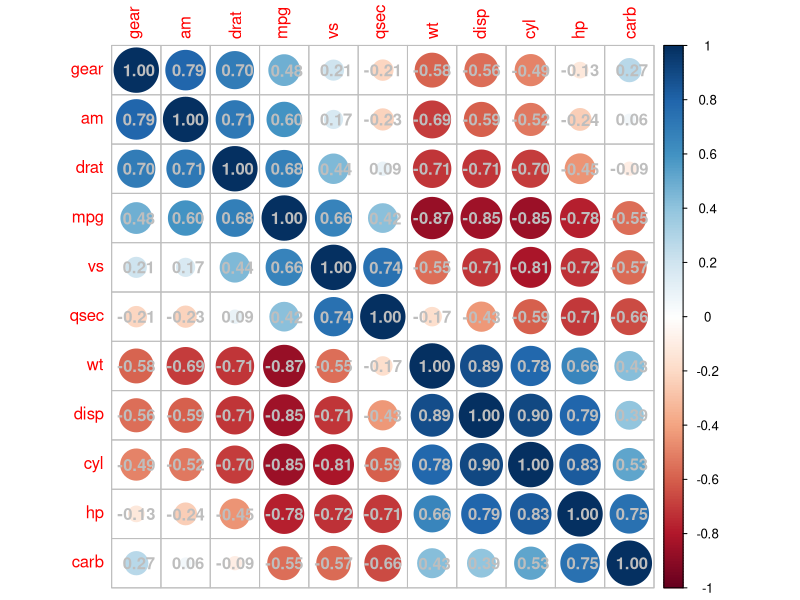
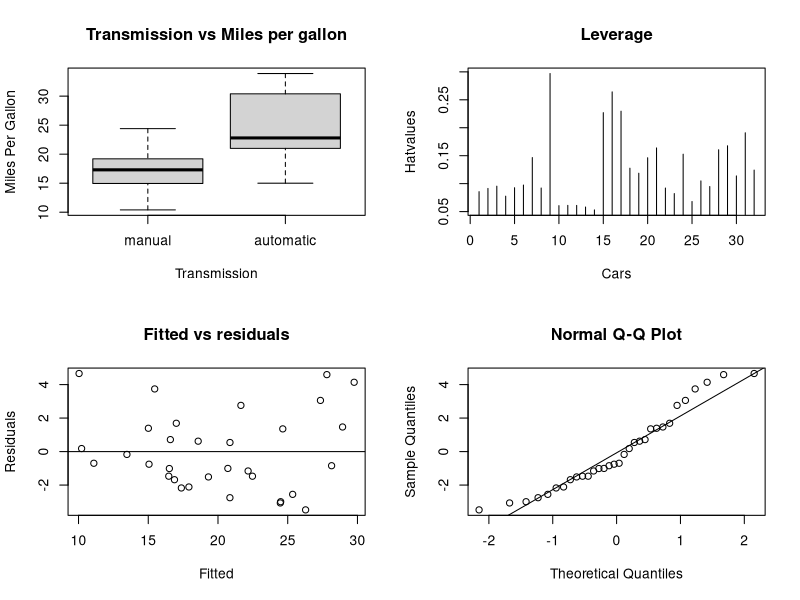

Here is the R script that generated these plots, in order:
## ---- chunk 1
knitr::opts_chunk$set(echo = TRUE)

#laden van packages
packages <- c("dplyr","corrplot","ggplot2","tidyverse","stats","modelr","zoo","tsibble","car", "EnvStats")
sapply(packages, require, character.only=TRUE, quietly=TRUE)

# read the mtcars-dataset
library(datasets)
data(mtcars)

# check mtcars for Na
nas <- sum(is.na(mtcars))

# Transform variable am to factor and rename the levels
mtcars$am<-as.factor(mtcars$am)
levels(mtcars$am) <- c("manual","automatic")

# Transform variable am to factor and rename the levels
mtcars$vs<-as.factor(mtcars$vs)
levels(mtcars$vs) <- c("v-shaped","straight")

## ---- chunk 2
# For using cor() the factors must be transformed to numeric.
mtcars2 <- mtcars
mtcars2$am <- as.numeric(mtcars2$am)
mtcars2$vs <- as.numeric(mtcars2$vs)

# Calculate the correlation-coefficents
cm<-cor(mtcars2)

# Plot a correlation-matrix
corrplot(cm, order = "AOE",method = "circle",addCoef.col = "gray" , insig = "p-value")
## ---- chunk 3
# model dependent mpg with all other variables as predictors
model1 <- lm(mpg ~ ., data=mtcars)

# calculate variation inflation factors
vif(model1)
## ---- chunk 4
# create different models by adding one variable at the time
model2 <- lm(mpg ~ am, data=mtcars)
model3 <- lm(mpg ~ am + wt, data=mtcars)
model4 <- lm(mpg ~ am + wt + qsec, data=mtcars)
model5 <- lm(mpg ~ am + wt + qsec + disp, data=mtcars)

# determine coefficient and standard error for transmission 
summary(model2)$coeff[2]
summary(model2)$coeff[2,2]

# compare the performance of the models
anova(model2,model3,model4,model5)
## ---- chunk 5
# calculate variation inflation factors of model4
vif(model4)

# summary of the model
summary(model4)

# collect the residuals form the model
res<-resid(model4)

par( mfrow = c(2,2) )

# Plot a boxplot of mpg vs am
boxplot(mpg ~ am, mtcars, main="Transmission vs Miles per gallon",
   xlab="Transmission", ylab="Miles Per Gallon")

# plot leverage values for each observation for checking outliers
plot(hatvalues(model4), type = 'h', main="Leverage", xlab="Cars", ylab="Hatvalues")

#produce residual vs. fitted plot
plot(fitted(model4), res, main="Fitted vs residuals", xlab="Fitted", ylab="Residuals")

#add a horizontal line at 0 
abline(0,0)

#create Q-Q plot for residuals
qqnorm(res)

#add a straight diagonal line to the plot
qqline(res)

# test if the model is a normal distribution
shapiro.test(res)
